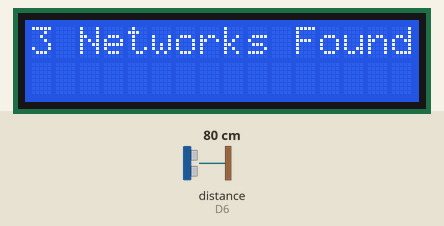
The sketch below on a simulated ESP8266 (NodeMCU). On the bench: 16×2 character LCD. Wiring (inferred from the names in the program): ultrasonic range finder: trigger D5; echo D6. The test bench sets the inputs (shaded band); at power-on: distance to the obstacle (sensor on D6) 80 cm. The echo pulse lasts 58.3 µs per cm; WiFi joins after 1.5 s; servers stay silent unless stated; a WiFi scan finds three made-up networks; the local clock reads 2024-03-15 10:24:30 at power-on unless the sketch sets it; what the sketch prints to the serial monitor is not drawn.

Above: at 2.2 s.
At 13.0 s:
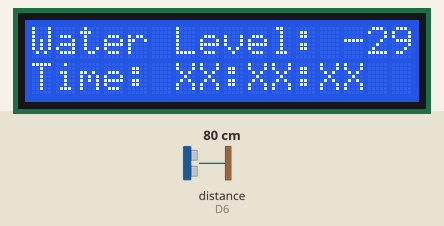
13.1 s: distance to the obstacle (sensor on D6) set to 2 cm
At 13.9 s:
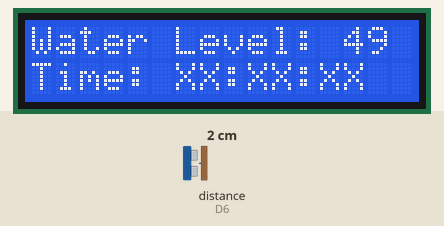
14.7 s: distance to the obstacle (sensor on D6) set to 4 cm
At 16.1 s:
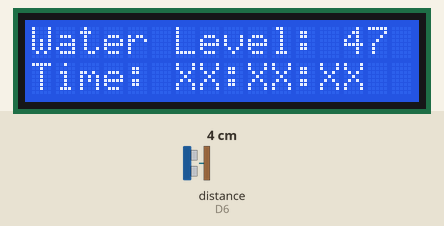
16.4 s: distance to the obstacle (sensor on D6) set to 9 cm
At 17.6 s:
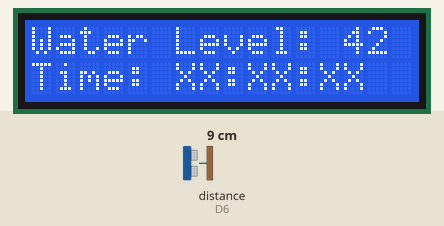
Timing chart, 0 to 19.4 s (numbered marks = the images above; inputs shaded):
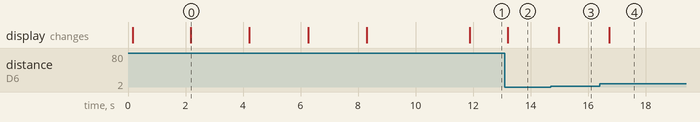

Measured:
- after the input at 13.1 s, the display: changes after 0.11 s (image 2)
- after the input at 14.7 s, the display: changes after 0.27 s (image 3)
- after the input at 16.4 s, the display: changes after 0.33 s (image 4)
- what the display in image 0 shows lasts 2.0 s, from 2.2 s to 4.2 s

The sketch:

Watel_Level_Alert.ino
```cpp
#include "ESP8266WiFi.h"
#include <FirebaseESP8266.h>
#include <time.h>
#include <Wire.h>  // This library is already built in to the Arduino IDE
#include <LiquidCrystal_I2C.h> //This library you can add via Include Library > Manage Library >

FirebaseData fbdo;

// Set these to run example.
//#define FIREBASE_HOST "water-level-alert-default-rtdb.firebaseio.com"
//#define FIREBASE_AUTH "3CPW1R3leqftxAGkegguFz9KtttIJCgH0gRhVkgu"
#define FIREBASE_HOST "waterlevelsensor-1474f-default-rtdb.firebaseio.com"
#define FIREBASE_AUTH "BrkHGzoGNZxSbBXzub1NLLogoiAF8MzNVicKV9tT"
#define WIFI_SSID "MAYANK"
#define WIFI_PASSWORD "45454545"
int sensorHeight= 50;       // Verticle height of sensor from bottom in cm
int timezone = 5.5 * 3600;  // indian time +5:30
int dst = 0;
const int trigPin = D5;
const int echoPin = D6;

int tUpdate=0;
int updateInterval=10;
int updated[6]={1, 1, 1, 1, 1 ,1};

long duration;
int distance;

LiquidCrystal_I2C lcd(0x27, 16, 2);

void setup()
{
   WiFi.mode(WIFI_STA);
  WiFi.disconnect();
  delay(100);
  lcd.init();   // initializing the LCD
  lcd.backlight(); // Enable or Turn On the backlight
  pinMode(trigPin, OUTPUT); // Sets the trigPin as an Output
  pinMode(echoPin, INPUT); // Sets the echoPin as an Input
  Serial.begin(9600); // Starts the serial communication

 //XXXXXXXXXXXXXXXXXXXXXXXXXXXXXXXXXXXXXXXXXXXXXXXXXXXXXXXXXXXXXXXXXXXXXXXXXXXXXXXXXXXXXXXXXXXXXXXXXXXXXXXX
    int n = WiFi.scanNetworks();

 if (n == 0)
 {


     lcd.setCursor(0, 0);
  lcd.print("no networks found"); // Start Print text to Line 1
  lcd.setCursor(0, 1);
  lcd.print("--------"); // Start Print Test to Line 2
}

  else
  {
     lcd.setCursor(0, 0);
    lcd.print(n);
    lcd.print(" Networks Found ");
    delay(2000);
    for (int i = 0; i < n; ++i)
    {
      // Print SSID and RSSI for each network found
      lcd.setCursor(0, 0);
       lcd.print("                ");
         lcd.setCursor(0, 0);
      lcd.print(i + 1);
      lcd.print(": ");
      lcd.setCursor(0, 1);
        lcd.print("                ");
       lcd.setCursor(0, 1);
      lcd.print(WiFi.SSID(i));
      /*
      Serial.print(" (");
      Serial.print(WiFi.RSSI(i));
      Serial.print(")");
      Serial.println((WiFi.encryptionType(i) == ENC_TYPE_NONE)?" ":"*");*/
      delay(2000); }

  }

  //XXXXXXXXXXXXXXXXXXXXXXXXXXXXXXXXXXXXXXXXXXXXXXXXXXXXXXXXXXXXXXXXXXXXXXXXXXXXXXXXXXXXXXXXX
   // connect to wifi.

  WiFi.begin(WIFI_SSID, WIFI_PASSWORD);
  Serial.print("connecting");
  while (WiFi.status() != WL_CONNECTED)
      {
    Serial.print(".");
    delay(500);
      }
  Serial.println();
  Serial.print("connected: ");
  Serial.println(WiFi.localIP());

  Firebase.begin(FIREBASE_HOST, FIREBASE_AUTH);

   configTime(timezone, dst, "in.pool.ntp.org","time.nist.gov");
  Serial.println("\nWaiting for Internet time");

  while(!time(nullptr)){
     Serial.print("*");
     delay(1000);
  }


}

void loop()
{
  //                                                 Time Print


  time_t now = time(nullptr);
  struct tm* p_tm = localtime(&now);


  Serial.print(p_tm->tm_mday);
  Serial.print("/");
  Serial.print(p_tm->tm_mon + 1);
  Serial.print("/");
  Serial.print(p_tm->tm_year + 1900);
  Serial.print(" ");
  Serial.print(p_tm->tm_hour);
  Serial.print(":");
  Serial.print(p_tm->tm_min);
  Serial.print(":");
  Serial.println(p_tm->tm_sec);
  int ss = p_tm->tm_sec;

//  ultrasonicDistance();

  // Clears the trigPin
digitalWrite(trigPin, LOW);
delayMicroseconds(2);

// Sets the trigPin on HIGH state for 10 micro seconds
digitalWrite(trigPin, HIGH);
delayMicroseconds(10);
digitalWrite(trigPin, LOW);

// Reads the echoPin, returns the sound wave travel time in microseconds
duration = pulseIn(echoPin, HIGH);

// Calculating the distance
distance= duration*0.034/2;
int waterlevel=sensorHeight-distance;
// Prints the distance on the Serial Monitor
Serial.print("Distance: ");
Serial.println(distance);
lcd.setCursor(0, 0);
lcd.print("Water Level: ");
lcd.print(waterlevel);
lcd.print("    ");
lcd.setCursor(0, 1);
lcd.print("Time: XX:XX:XX      ");
Firebase.setFloat(fbdo,"Water_Level",waterlevel);
delay(100);

   if(waterlevel<25)
   {
    Firebase.setInt(fbdo,"Status",1111);
   }
   if(waterlevel>=25 && waterlevel<30)
   {
    Firebase.setInt(fbdo,"Status",1112);
   }
   if(waterlevel>=30 && waterlevel<35)
   {
    Firebase.setInt(fbdo,"Status",1123);
   }
    if(waterlevel>=35 && waterlevel<40)
   {
    Firebase.setInt(fbdo,"Status",1233);
   }
    if(waterlevel>=40 && waterlevel<45)
   {
    Firebase.setInt(fbdo,"Status",2333);
   }
   if(waterlevel>=45 && waterlevel<50)
   {
    Firebase.setInt(fbdo,"Status",3333);
   }

  int check =  updated[5]+10*updated[4] + 100*updated[3] + 1000*updated[2] + 10000*updated[1] + 100000*updated[0] ;
Firebase.setInt(fbdo,"Array",check);
  if(ss>0 && ss<10 && updated[0]==1 )
  {
   updated[0]=0;
    Firebase.setInt(fbdo,"Graph_Data/10",waterlevel);
//       Firebase.setInt(fbdo,"Graph_Data/20",0);
//       Firebase.setInt(fbdo,"Graph_Data/30",0);
//       Firebase.setInt(fbdo,"Graph_Data/40",0);
//       Firebase.setInt(fbdo,"Graph_Data/50",0);
//       Firebase.setInt(fbdo,"Graph_Data/60",0);
//
  }
  if(ss>10 && ss<20 && updated[1]==1 )
  {
   updated[1]=0;
    Firebase.setInt(fbdo,"Graph_Data/20",waterlevel);
  }
  if(ss>20 && ss<30 && updated[2]==1 )
  {
   updated[2]=0;
    Firebase.setInt(fbdo,"Graph_Data/30",waterlevel);
  }
  if(ss>30 && ss<40 && updated[3]==1 )
  {
   updated[3]=0;
    Firebase.setInt(fbdo,"Graph_Data/40",waterlevel);
  }
  if(ss>40 && ss<50 && updated[4]==1 )
  {
   updated[4]=0;
   updated[5]=1;
    Firebase.setInt(fbdo,"Graph_Data/50",waterlevel);
  }
  if(ss>50 && ss<60 && updated[5]==1 )
  {
   updated[5]=0;
   updated[0]=1;
   updated[1]=1;
   updated[2]=1;
   updated[3]=1;
   updated[4]=1;
    Firebase.setInt(fbdo,"Graph_Data/60",waterlevel);
  }

}

void ultrasonicDistance()
{

}
```
